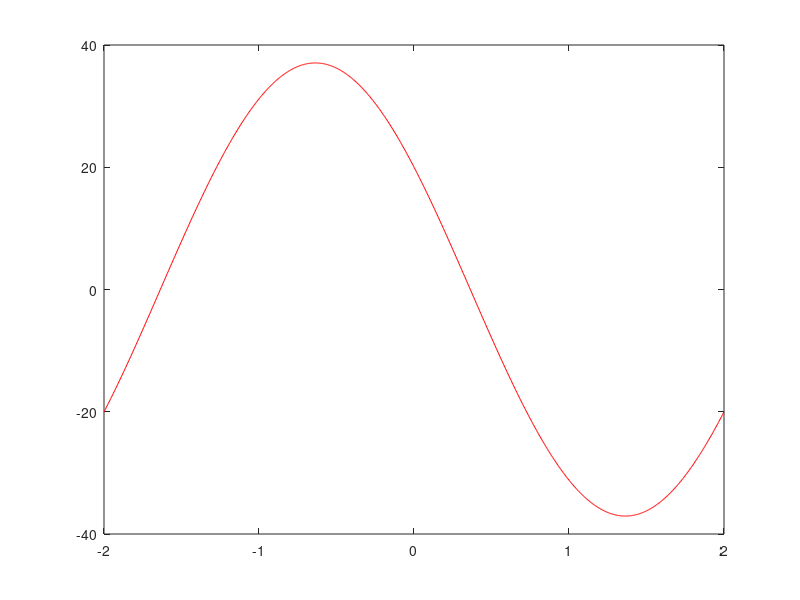

Recreate this plot in MATLAB. (Note: this script raises an error after producing the figure.)
close all
clear all
clc

%Calcolo derivata 8
% syms t
% f=sin(pi/2 *(t+1)+1);
% diff(f,8); 

%Trovo il massimo
z=@(x)((pi^8*sin((pi*(x + 1))/2 + 1))/256); %la mia derivata :)
[x_max, f_max_neg] = fminbnd(@(x) -z(x), -1, 1);
fprintf('Il massimo della funzione e: %d\n', z(x_max));
%Visualizzo la mia funzione
x_vals = linspace(-2, 2, 1000);
y_vals = z(x_vals); 
plot(x_vals,y_vals,'r');


%f=@(x)((1/8*(35*x^4-30*x^2+3))^2);
syms x
f=(1/8*(35*x^4-30*x^2+3))^2; %formula di legendre per il 4o grado
ris_int=int(f,x,-1,1); %risolvo l'integrale
errore=double(z(x_max)/factorial(8) * ris_int)

